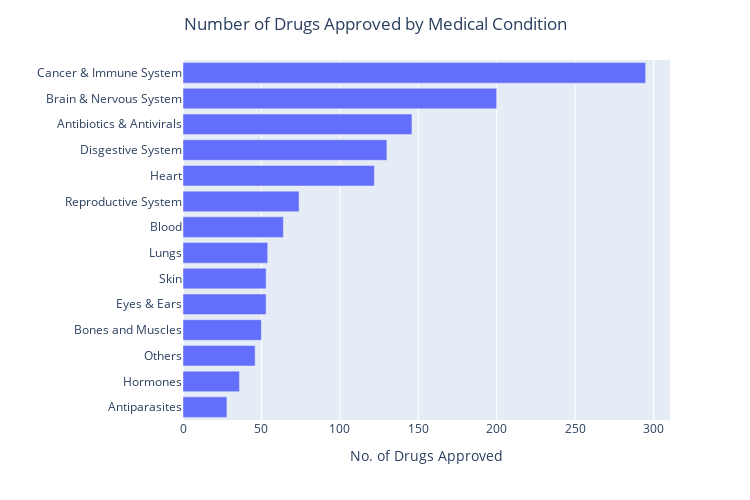

Notebook code for this chart:
### Code cell
fig8 = px.bar(count_approveddrugs_class,
              y = 'ATC Name',
              x = 'No. of Drugs Approved',
              width = 750, 
              height = 500)
fig8.update_layout(title = {'text' : 'Number of Drugs Approved by Medical Condition', 'x' : 0.5, 'xanchor' : 'center'}, xaxis_title = 'No. of Drugs Approved', yaxis_title_text = '')
fig8.update_traces(hovertemplate ='%{x}<br>No. of Drugs Approved: %{y}<br><extra></extra>')
fig8.update_yaxes(tickmode='array',
                 tickvals=[0, 1, 2, 3, 4, 5, 6, 7, 8, 9, 10, 11, 12, 13],
                 ticktext=['Antiparasites', 'Hormones', 'Others', 'Bones and Muscles', 'Eyes & Ears', 'Skin', 'Lungs', 'Blood', 'Reproductive System', 'Heart', 
                           'Disgestive System', 'Antibiotics & Antivirals', 'Brain & Nervous System', 'Cancer & Immune System'])
fig8.show()

### Figure 1 — Plotly figure (JSON) as saved in the notebook; plotly's stock layout.template omitted (floating-point values rounded to 4 significant figures)
{"data": [{"alignmentgroup": "True", "hovertemplate": "%{x}<br>No. of Drugs Approved: %{y}<br><extra></extra>", "legendgroup": "", "marker": {"color": "#636efa", "pattern": {"shape": ""}}, "name": "", "offsetgroup": "", "orientation": "h", "showlegend": false, "textposition": "auto", "type": "bar", "x": [28, 36, 46, 50, 53, 53, 54, 64, 74, 122, 130, 146, 200, 295], "xaxis": "x", "y": ["ANTIPARASITIC PRODUCTS, INSECTICIDES AND REPELLENTS", "SYSTEMIC HORMONAL PREPARATIONS, EXCL. SEX HORMONES AND INSULINS", "VARIOUS", "MUSCULO-SKELETAL SYSTEM", "DERMATOLOGICALS", "SENSORY ORGANS", "RESPIRATORY SYSTEM", "BLOOD AND BLOOD FORMING ORGANS", "GENITO URINARY SYSTEM AND SEX HORMONES", "CARDIOVASCULAR SYSTEM", "ALIMENTARY TRACT AND METABOLISM", "ANTIINFECTIVES FOR SYSTEMIC USE", "NERVOUS SYSTEM", "ANTINEOPLASTIC AND IMMUNOMODULATING AGENTS"], "yaxis": "y"}], "layout": {"barmode": "relative", "height": 500, "legend": {"tracegroupgap": 0}, "margin": {"t": 60}, "title": {"text": "Number of Drugs Approved by Medical Condition", "x": 0.5, "xanchor": "center"}, "width": 750, "xaxis": {"anchor": "y", "domain": [0, 1], "title": {"text": "No. of Drugs Approved"}}, "yaxis": {"anchor": "x", "domain": [0, 1], "tickmode": "array", "ticktext": ["Antiparasites", "Hormones", "Others", "Bones and Muscles", "Eyes & Ears", "Skin", "Lungs", "Blood", "Reproductive System", "Heart", "Disgestive System", "Antibiotics & Antivirals", "Brain & Nervous System", "Cancer & Immune System"], "tickvals": [0, 1, 2, 3, 4, 5, 6, 7, 8, 9, 10, 11, 12, 13], "title": {"text": ""}}}}
